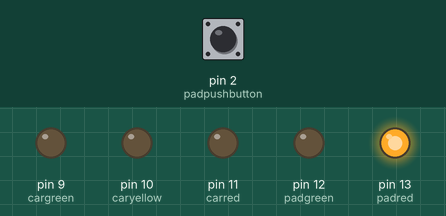
Simulated run of this sketch. Board: Arduino Uno, built with avr-gcc and run on an emulated ATmega328P. On the bench: output pins drawn as LEDs (lit = HIGH). The inputs (shaded band) are chosen by the test bench; at power-on: pin 2 (padpushbutton) HIGH. What the sketch prints to the serial monitor is not drawn.

Above: at 1.2 s.
1.3 s: pin 2 (padpushbutton) pulled LOW for 0.15 s
At 3.4 s:
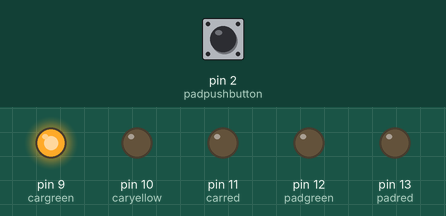
At 6.5 s:
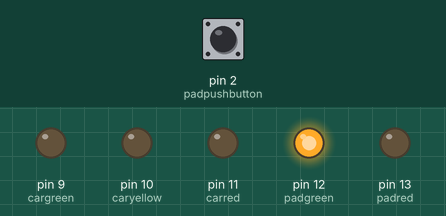
Timing chart, 0 to 13.4 s (numbered marks = the images above; inputs shaded):
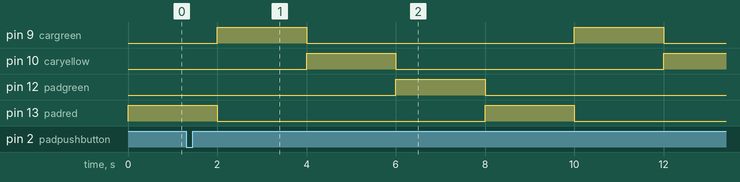

Measured:
- after the input at 1.3 s, pin 9 (cargreen): LOW → HIGH after 8.7 s, → LOW 2.0 s later; pin 12 (padgreen): LOW → HIGH after 4.7 s, → LOW 2.0 s later

The sketch:

Arduino_Code_1.ino
```cpp
#define stateRed 0
#define stateYellow 1
#define stateGreen 2
#define crossing 100
#define notCrossing 111
#define flag1 3
#define flag2 4

#define carred 11
#define caryellow 10
#define cargreen 9
#define padred 13
#define padgreen 12
#define padpushbutton 2

volatile bool change;
volatile int flag;

int pedState = notCrossing;
int state = stateRed;

void setup()
{
  Serial.begin(9600);
  pinMode(carred,OUTPUT);
  pinMode(cargreen,OUTPUT);
  pinMode(caryellow,OUTPUT);

  pinMode(padgreen,OUTPUT);
  pinMode(padred,OUTPUT);

  pinMode(padpushbutton,INPUT_PULLUP);
  attachInterrupt(digitalPinToInterrupt(padpushbutton),padControl,CHANGE);

}
void padControl()
{
  change = true;
  state= stateRed;
   pedState = crossing;
}

void loop()
{
  if (change == true)
  {
    pedState = crossing;
    stateMachinePed();
    stateMachineCar();

    change = false;

  }
  else
  {
  	pedState = notCrossing;
    stateMachinePed();
    state = stateGreen;
    stateMachineCar();
  }
}

void stateMachineCar()
{
  switch (state){

    case stateRed:

      digitalWrite(carred, HIGH);
      delay(2000);
      digitalWrite(caryellow, LOW);
      digitalWrite(cargreen, LOW);
      digitalWrite(carred, LOW);

      state = stateYellow;
      Serial.write(flag2);

    break;

 	case stateYellow:

      digitalWrite(carred, LOW);
      digitalWrite(caryellow, HIGH);
      delay(2000);
      digitalWrite(cargreen, LOW);
      digitalWrite(caryellow, LOW);

      state = stateGreen;
          Serial.write(flag2);

    break;

    case stateGreen:

      digitalWrite(carred, LOW);
      digitalWrite(caryellow, LOW);
      digitalWrite(cargreen, HIGH);
      delay(2000);
      digitalWrite(cargreen, LOW);
      digitalWrite(caryellow, HIGH);
	  delay(2000);
      digitalWrite(caryellow, LOW);

      state = stateRed;

    Serial.write(flag1);


    break;

    default:
    break;

  }
}
void stateMachinePed()
{
	switch(pedState)
    {
    	case crossing:
          digitalWrite(padgreen,HIGH);
          delay(2000);
          digitalWrite(padgreen,LOW);
          digitalWrite(padred,LOW);

      	  state = notCrossing;
      	break;

      case notCrossing:
          digitalWrite(padred,HIGH);
          delay(2000);
          digitalWrite(padred,LOW);
          digitalWrite(padgreen,LOW);

      	  state = crossing;
      	break;

      default:
      break;
    }


}
```
